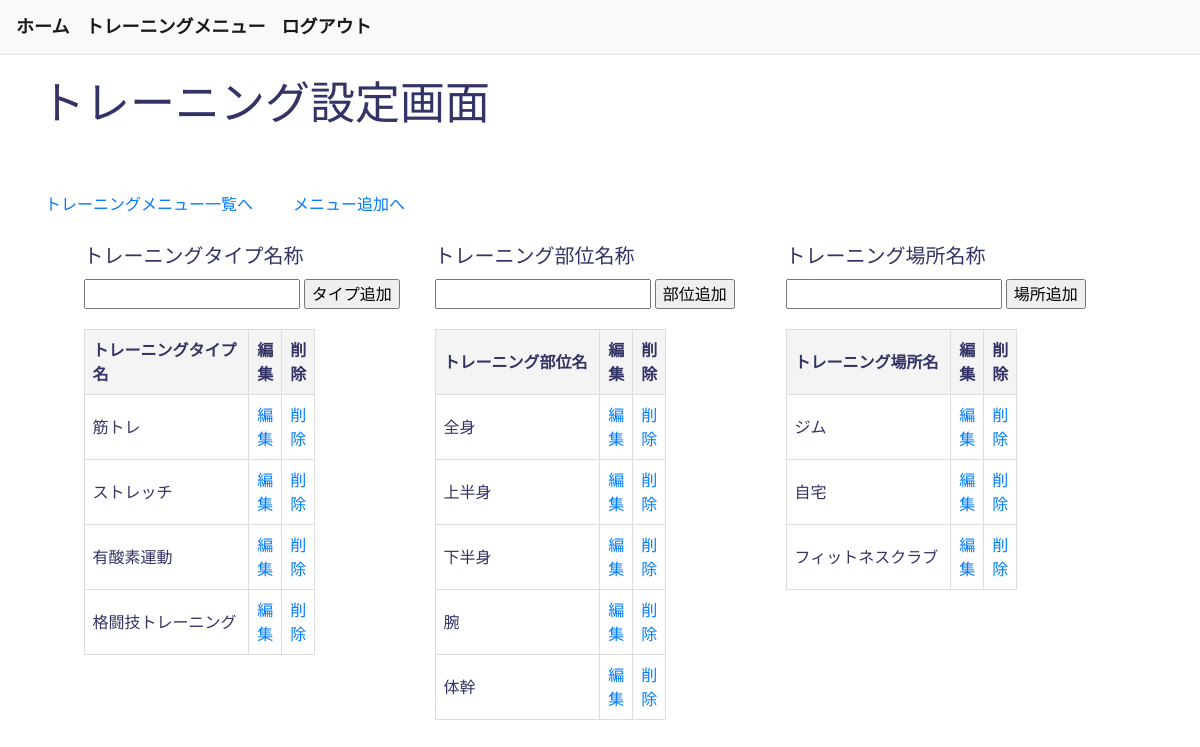
Screenshot of /training_menus/training_settings/ (signed in) with the database file from the repository.
### training_menus/models.py (models this page shows, shortened)
class TrainingType(models.Model):
    name = models.CharField(max_length=1000)
    user = models.ForeignKey(
        Users,
        on_delete = models.CASCADE,
    )
    create_at = models.DateTimeField(auto_now_add=True)
    update_at = models.DateTimeField(auto_now=True)
    class Meta:
        db_table = 'training_type'

class TrainingPart(models.Model):
    name = models.CharField(max_length=1000)
    user = models.ForeignKey(
        Users,
        on_delete = models.CASCADE,
    )
    create_at = models.DateTimeField(auto_now_add=True)
    update_at = models.DateTimeField(auto_now=True)
    class Meta:
        db_table = 'training_part'

class TrainingLocation(models.Model):
    name = models.CharField(max_length=1000)
    user = models.ForeignKey(
        Users,
        on_delete = models.CASCADE,
    )
    create_at = models.DateTimeField(auto_now_add=True)
    update_at = models.DateTimeField(auto_now=True)
    class Meta:
        db_table = 'training_location'

### training_menus/views.py (the view, shortened to what this page needs)
# urls.py: path('training_settings/', TrainingSettingsView.as_view(), name='training_settings'),
class TrainingSettingsView(LoginRequiredMixin, TemplateView):
    template_name = os.path.join('training_menus', 'training_settings.html')
    def get_context_data(self, **kwargs):
        context = super().get_context_data(**kwargs)
        type_form = TrainingTypeForm(user=self.request.user)
        part_form = TrainingPartForm(user=self.request.user)
        location_form = TrainingLocationForm(user=self.request.user)
        context['type_form'] = type_form
        context['part_form'] = part_form
        context['location_form'] = location_form
        context['type'] = TrainingType.objects.filter(user=self.request.user)
        context['part'] = TrainingPart.objects.filter(user=self.request.user)
        context['location'] = TrainingLocation.objects.filter(user=self.request.user)
        return context

### training_menus/forms.py (shortened to what this page needs)
class TrainingTypeForm(forms.ModelForm):
    name = forms.CharField(label='トレーニングタイプ名称')
    class Meta:
        model = TrainingType
        fields = ['name']
    def __init__(self, *args, **kwargs):
        self.user = kwargs.pop('user', None)
        super().__init__(*args, **kwargs)
        self.label_suffix = ""

class TrainingPartForm(forms.ModelForm):
    name = forms.CharField(label='トレーニング部位名称')
    class Meta:
        model = TrainingPart
        fields = ['name']
    def __init__(self, *args, **kwargs):
        self.user = kwargs.pop('user', None)
        super().__init__(*args, **kwargs)
        self.label_suffix = ""

### templates/training_menus/training_settings.html (shortened to what this page needs)
{% extends 'base.html' %}
{% load static %}
{% block content %}
<link rel="stylesheet" type="text/css" href="{% static 'css/training_settings.css' %}">
<h1 class="page-title">トレーニング設定画面</h1>
<div class="container">
  <div class="link-container">
    <p><a href="{% url 'training_menus:training_list' %}" class="link-back">トレーニングメニュー一覧へ</a></p>
    <p><a href="{% url 'training_menus:training_add' %}" class="link-back">メニュー追加へ</a></p>
  </div>
  <div class="settings-container">
    <div class="settings-section">
      <form method="post" class="settings-form">
        <div class="form-field">
          {{ type_form.name.label_tag }}
          <div class="input-container">
            {{ type_form.name }}
            <input type="submit" value="タイプ追加" name="submit_type" class="submit-button button-margin">
          </div>
        </div>
      </form>
      <table class="settings-table">
          <thead>
          <tr>
            <th>トレーニングタイプ名</th>
            <th>編集</th>
            <th>削除</th>
          </tr>
          </thead>
          <tbody>
          {% for object in type %}
          <tr>
              <td>{{ object.name }}</td>
              <td><a href="{% url 'training_menus:type_update' object.id %}" class="edit-link">編集</a></td>
              <td><a href="{% url 'training_menus:type_delete' object.id %}" class="delete-link">削除</a></td>
          </tr>
          {% endfor %}
          </tbody>
      </table>
    </div>
    <div class="settings-section">
      <form method="post" class="settings-form">
        <div class="form-field">
          {{ part_form.name.label_tag }}
          <div class="input-container">
            {{ part_form.name }}
            <input type="submit" value="部位追加" name="submit_part" class="submit-button button-margin">
          </div>
        </div>
      </form>
      <table class="settings-table">
          <thead>
          <tr>
            <th>トレーニング部位名</th>
            <th>編集</th>
            <th>削除</th>
          </tr>
          </thead>
          <tbody>
          {% for object in part %}
          <tr>
              <td>{{ object.name }}</td>
              <td><a href="{% url 'training_menus:part_update' object.id %}" class="edit-link">編集</a></td>
              <td><a href="{% url 'training_menus:part_delete' object.id %}" class="delete-link">削除</a></td>
          </tr>
          {% endfor %}
          </tbody>
      </table>
    </div>
    <div class="settings-section">
      <form method="post" class="settings-form">
        <div class="form-field">
          {{ location_form.name.label_tag }}
          <div class="input-container">
            {{ location_form.name }}
            <input type="submit" value="場所追加" name="submit_location" class="submit-button button-margin">
          </div>
        </div>
      </form>
      <table class="settings-table">
          <thead>
          <tr>
            <th>トレーニング場所名</th>
            <th>編集</th>
            <th>削除</th>
          </tr>
          </thead>
          <tbody>
          {% for object in location %}
          <tr>
              <td>{{ object.name }}</td>
              <td><a href="{% url 'training_menus:location_update' object.id %}" class="edit-link">編集</a></td>
              <td><a href="{% url 'training_menus:location_delete' object.id %}" class="delete-link">削除</a></td>
          </tr>
          {% endfor %}
          </tbody>
      </table>
    </div>
  </div>
</div>
{% endblock %}

### static/css/base.css (style rules this page uses)
body { font-family: 'Open Sans', sans-serif; color: #333366; background-color: #ffffff; }

### static/css/training_settings.css (style rules this page uses)
body { font-family: 'Open Sans', sans-serif; }
.page-title { display: flex; justify-content: space-between; padding: 20px 40px; }
h1 { font-size: 45px; }
.container { width: 100%; max-width: 1800px; margin: 0 auto; }
.settings-container { display: flex; flex-wrap: wrap; justify-content: space-between; align-items: flex-start; width: 90%; margin: 0 auto; }
.settings-section { flex: 1 1 30%; margin: 10px; }
.settings-form, .settings-table { width: 100%; }
.settings-form label { font-size: 20px; }
.settings-table { margin-top: 20px; }
.submit-button, .edit-link, .delete-link { margin-top: px; }
.link-back { display: block; margin-top: 20px; }
.settings-table { width: 70%; table-layout: fixed; border-collapse: collapse; }
.settings-table th, .settings-table td { font-size: 16px; text-align: left; padding: 8px; border: 1px solid #ddd; overflow: hidden; }
.settings-table th:nth-child(1), .settings-table td:nth-child(1) { width: 15%; }
.settings-table th:nth-child(2), .settings-table td:nth-child(2), .settings-table th:nth-child(3), .settings-table td:nth-child(3) { width: 3%; }
.settings-table th { background-color: #f4f4f4; }
.settings-table td { word-wrap: break-word; overflow-wrap: break-word; }
.link-container { display: flex; align-items: center; padding: 10px; }
.link-container p { margin: 5px 20px; }

### rows the page displays
TrainingType: name "筋トレ"
TrainingType: name "ストレッチ"
TrainingType: name "有酸素運動"
TrainingType: name "格闘技トレーニング"
TrainingPart: name "全身"
TrainingPart: name "上半身"
TrainingPart: name "下半身"
TrainingPart: name "腕"
TrainingPart: name "体幹"
TrainingLocation: name "ジム"
TrainingLocation: name "自宅"
TrainingLocation: name "フィットネスクラブ"

### other values shown
{{ type_form.name.label_tag }} "トレーニングタイプ名称"
{{ part_form.name.label_tag }} "トレーニング部位名称"
{{ location_form.name.label_tag }} "トレーニング場所名称"
